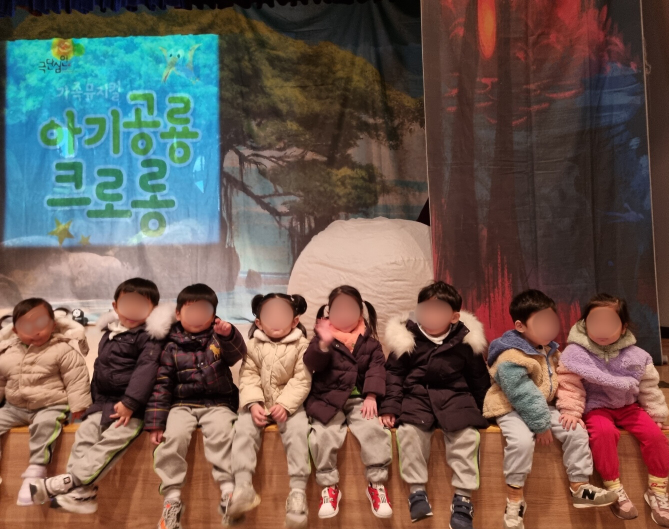
#> input picture images/education_1.png, 1337 x 1058 px (shown at 1/2 size); its folder holds only this picture in this run
$ python optimize_images.py
#> lines starting #> are read from the running program, lines starting #| are printed output that depends on the picture
#!/usr/bin/env python3
"""Batch optimize all existing images."""
import os
import sys
from pathlib import Path
from PIL import Image

PROJECT_ROOT = Path(__file__).parent.parent
IMAGES_DIR = PROJECT_ROOT / 'images'
UPLOADS_DIR = PROJECT_ROOT / 'app' / 'static' / 'uploads'

ORIGINALS_DIR = UPLOADS_DIR / 'originals'
WEBP_DIR = UPLOADS_DIR / 'webp'
THUMBNAILS_DIR = UPLOADS_DIR / 'thumbnails'

HERO_MAX_WIDTH = 1920
CARD_MAX_WIDTH = 800
THUMB_SIZE = (300, 300)
WEBP_QUALITY = 85

def ensure_dirs():
    for d in [ORIGINALS_DIR, WEBP_DIR, THUMBNAILS_DIR]:
        d.mkdir(parents=True, exist_ok=True)
#> in process_image, img is the input picture: PIL image 1337x1058 RGBA; mean R, G, B, A 107.7, 90.8, 82.4, 255

def get_max_width(filepath):
    """Determine max width based on image type."""
    name = filepath.name.lower()
    if name.startswith('main'):
        return HERO_MAX_WIDTH
    return CARD_MAX_WIDTH

def resize_image(img, max_width):
    """Resize keeping aspect ratio."""
#> called with max_width = 800
    if img.width > max_width:
        ratio = max_width / img.width
#> ratio = 0.598
        new_height = int(img.height * ratio)
#> new_height = 633
        return img.resize((max_width, new_height), Image.LANCZOS)
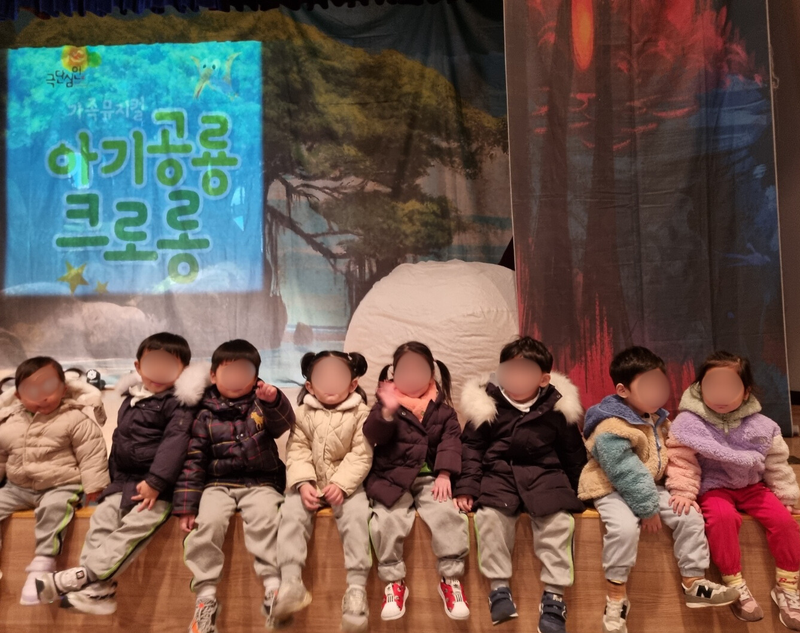
#> returned value: PIL image 800x633 RGB; mean R, G, B 107.7, 90.8, 82.4
    return img

def center_crop_thumbnail(img, size):
    """Center-crop to square then resize."""
#> called with size = (300, 300)
    width, height = img.size
#> width = 1337; height = 1058
    min_dim = min(width, height)
#> min_dim = 1058
    left = (width - min_dim) // 2
#> left = 139
    top = (height - min_dim) // 2
#> top = 0
    cropped = img.crop((left, top, left + min_dim, top + min_dim))
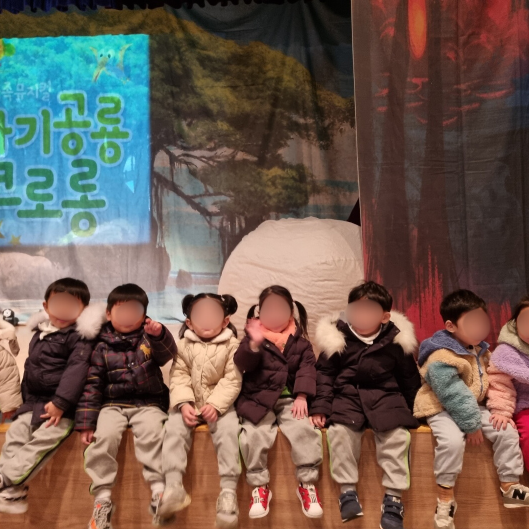
#> cropped: PIL image 1058x1058 RGB (shown at 1/2 size); mean R, G, B 109.3, 91.7, 82.1
    return cropped.resize(size, Image.LANCZOS)
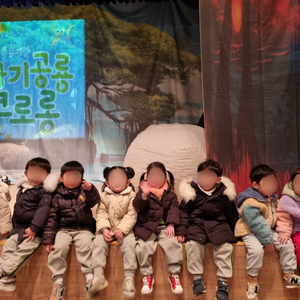
#> returned value: PIL image 300x300 RGB; mean R, G, B 109.3, 91.7, 82.1

def process_image(filepath):
    """Process a single image file."""
    try:
        img = Image.open(filepath)
        if img.mode in ('RGBA', 'P'):
            img = img.convert('RGB')

        original_size = filepath.stat().st_size

        # Determine output path preserving subdirectory structure
        rel_path = filepath.relative_to(IMAGES_DIR)
        stem = rel_path.stem
        subdir = rel_path.parent

        # Ensure subdirectories exist
        (ORIGINALS_DIR / subdir).mkdir(parents=True, exist_ok=True)
        (WEBP_DIR / subdir).mkdir(parents=True, exist_ok=True)
        (THUMBNAILS_DIR / subdir).mkdir(parents=True, exist_ok=True)

        # 1. Resize original
        max_w = get_max_width(filepath)
        resized = resize_image(img, max_w)
        orig_out = ORIGINALS_DIR / subdir / f"{stem}.jpg"
        resized.save(orig_out, 'JPEG', quality=90)

        # 2. WebP conversion
        webp_out = WEBP_DIR / subdir / f"{stem}.webp"
        resized.save(webp_out, 'WebP', quality=WEBP_QUALITY)

        # 3. Thumbnail
        thumb = center_crop_thumbnail(img, THUMB_SIZE)
        thumb_out = THUMBNAILS_DIR / subdir / f"{stem}_thumb.webp"
        thumb.save(thumb_out, 'WebP', quality=WEBP_QUALITY)

        webp_size = webp_out.stat().st_size
        return original_size, webp_size

    except Exception as e:
        print(f"  Error processing {filepath}: {e}")
        return 0, 0

def main():
    ensure_dirs()

    total_original = 0
    total_optimized = 0
    count = 0

    extensions = {'.png', '.jpg', '.jpeg'}

    for filepath in sorted(IMAGES_DIR.rglob('*')):
        if filepath.suffix.lower() in extensions and filepath.is_file():
            orig_size, opt_size = process_image(filepath)
            if orig_size > 0:
                count += 1
                total_original += orig_size
                total_optimized += opt_size
                print(f"  {filepath.relative_to(IMAGES_DIR)}: {orig_size/1024:.0f}KB → {opt_size/1024:.0f}KB")

    print(f"\n{'='*50}")
    print(f"Processed: {count} images")
    print(f"Original total: {total_original/1024/1024:.1f} MB")
    print(f"Optimized total: {total_optimized/1024/1024:.1f} MB")
    if total_original > 0:
        reduction = (1 - total_optimized/total_original) * 100
        print(f"Reduction: {reduction:.1f}%")

if __name__ == '__main__':
    main()

$ run again, on images/gallery_4.png
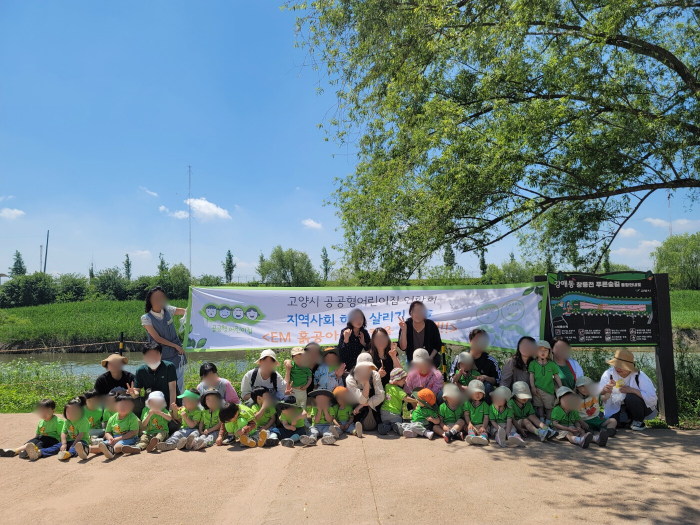
#> input picture images/gallery_4.png, 1400 x 1050 px (shown at 1/2 size)
#> in process_image, img is the input picture: PIL image 1400x1050 RGBA; mean R, G, B, A 117.5, 134.2, 133.3, 255
#> img: PIL image 1400x1050 RGB
#> in center_crop_thumbnail, `cropped = img.crop((left, top, left + min_dim, top + min_dim))`:
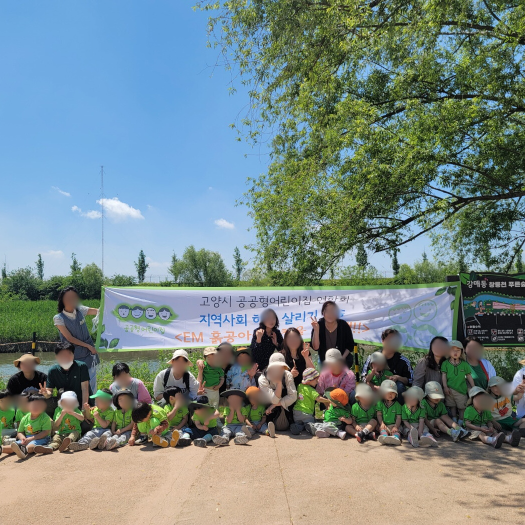
#> cropped: PIL image 1050x1050 RGB (shown at 1/2 size); mean R, G, B 119.8, 135.6, 134.2
#> in center_crop_thumbnail, `return cropped.resize(size, Image.LANCZOS)`:
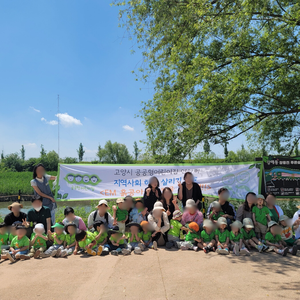
#> returned value: PIL image 300x300 RGB; mean R, G, B 119.8, 135.6, 134.2

$ run again, on images/gallery_5.png
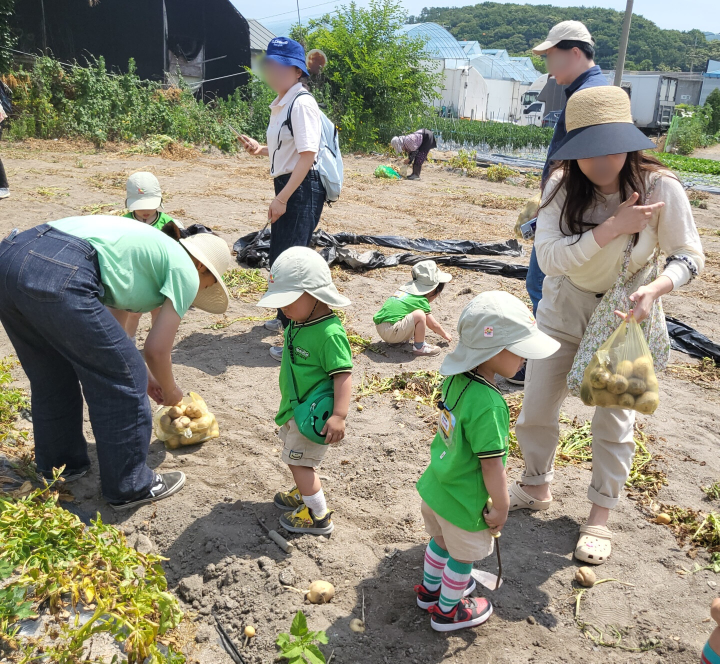
#> input picture images/gallery_5.png, 1439 x 1327 px (shown at 1/2 size)
#> in process_image, img is the input picture: PIL image 1439x1327 RGBA; mean R, G, B, A 140.9, 140.4, 122.2, 255
#> img: PIL image 1439x1327 RGB
#> in center_crop_thumbnail, `cropped = img.crop((left, top, left + min_dim, top + min_dim))`:
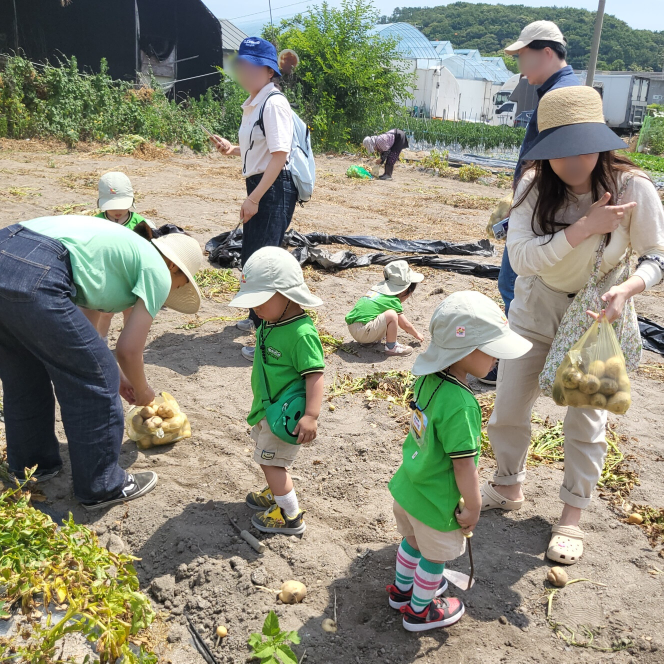
#> cropped: PIL image 1327x1327 RGB (shown at 1/2 size); mean R, G, B 140.6, 140.3, 122.6
#> in center_crop_thumbnail, `return cropped.resize(size, Image.LANCZOS)`:
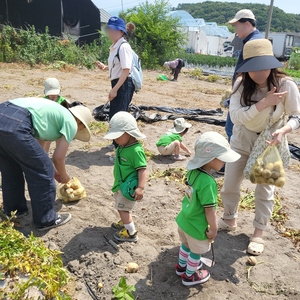
#> returned value: PIL image 300x300 RGB; mean R, G, B 140.6, 140.3, 122.6

$ run again, on images/gallery_6.png
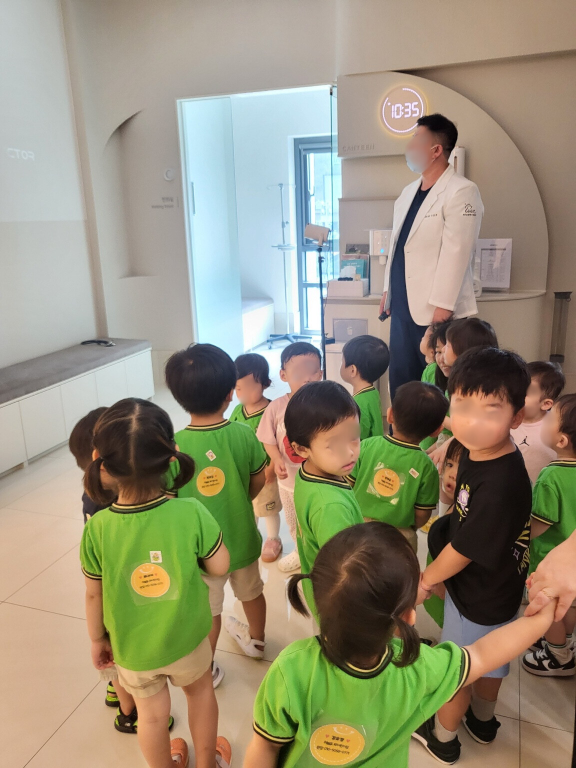
#> input picture images/gallery_6.png, 1152 x 1536 px (shown at 1/2 size)
#> in process_image, img is the input picture: PIL image 1152x1536 RGBA; mean R, G, B, A 148.6, 142.7, 120, 255
#> img: PIL image 1152x1536 RGB
#> in center_crop_thumbnail, `cropped = img.crop((left, top, left + min_dim, top + min_dim))`:
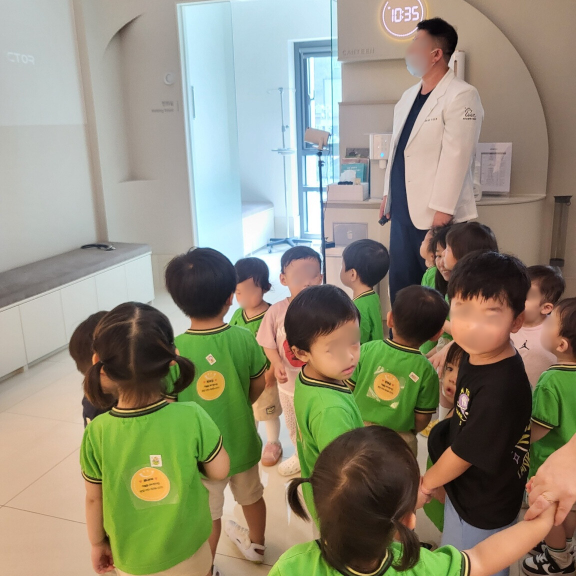
#> cropped: PIL image 1152x1152 RGB (shown at 1/2 size); mean R, G, B 143.7, 140.1, 120.2
#> in center_crop_thumbnail, `return cropped.resize(size, Image.LANCZOS)`:
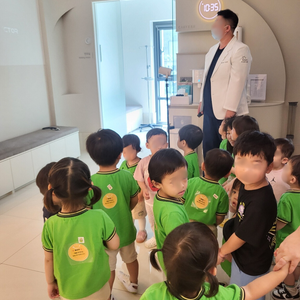
#> returned value: PIL image 300x300 RGB; mean R, G, B 143.7, 140.1, 120.2

$ run again, on images/education_3.png
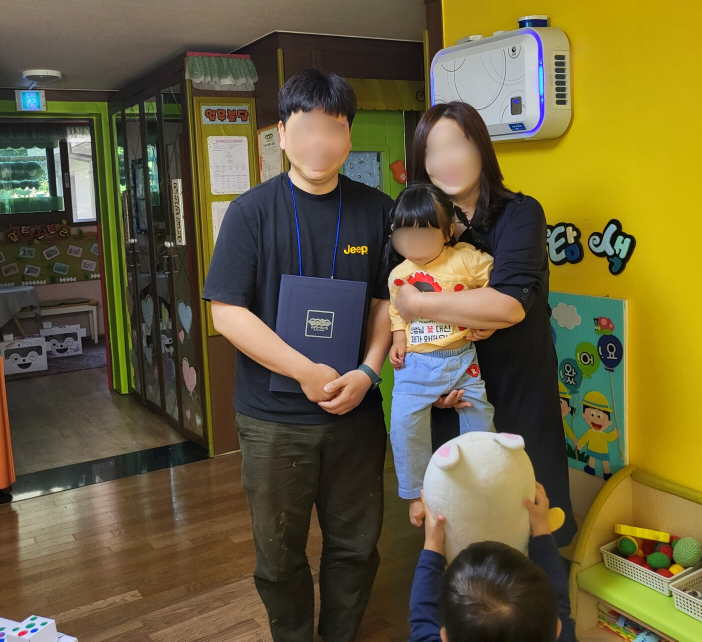
#> input picture images/education_3.png, 1404 x 1283 px (shown at 1/2 size)
#> in process_image, img is the input picture: PIL image 1404x1283 RGBA; mean R, G, B, A 104.6, 94.3, 58.2, 255
#> img: PIL image 1404x1283 RGB
#> in center_crop_thumbnail, `cropped = img.crop((left, top, left + min_dim, top + min_dim))`:
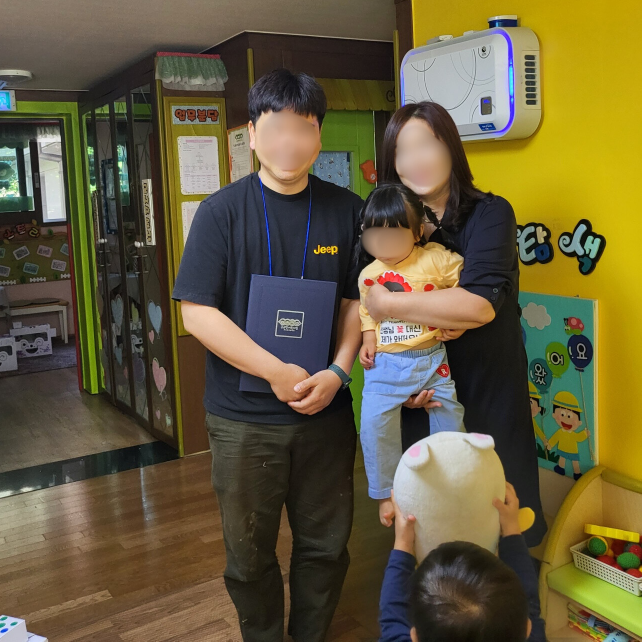
#> cropped: PIL image 1283x1283 RGB (shown at 1/2 size); mean R, G, B 101.6, 91.6, 59.6
#> in center_crop_thumbnail, `return cropped.resize(size, Image.LANCZOS)`:
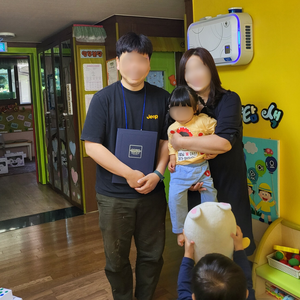
#> returned value: PIL image 300x300 RGB; mean R, G, B 101.6, 91.6, 59.6
